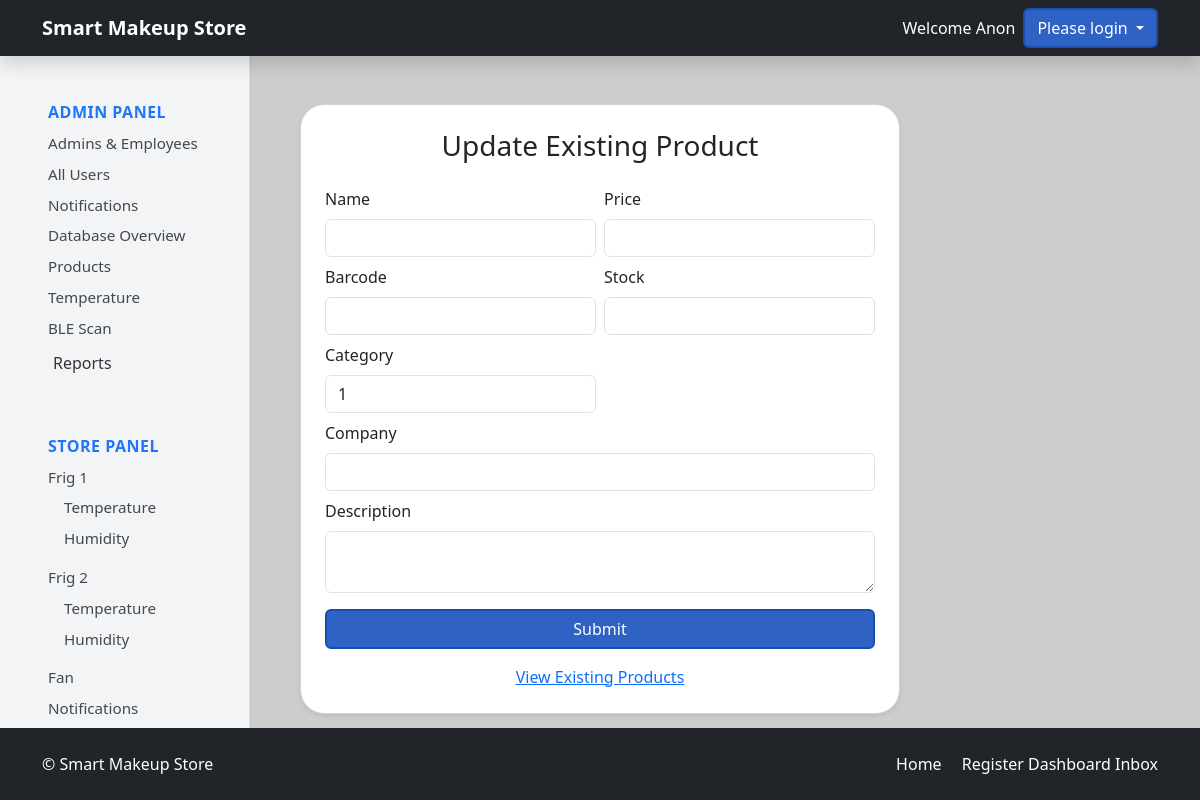
The app's page /admin-dashboard/products/15/update, older data.
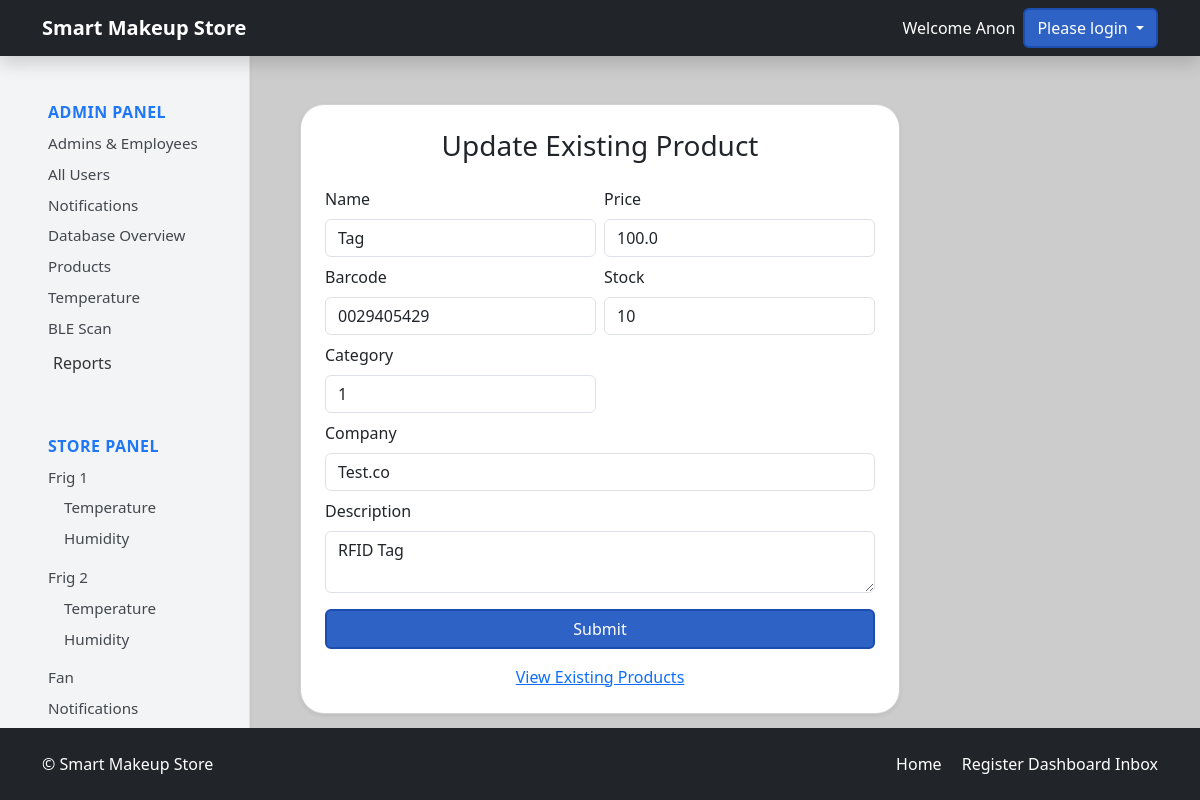
The same page, newer data.
### tables this page shows
CREATE TABLE products (
            product_id INTEGER PRIMARY KEY AUTOINCREMENT,
            category_id INTEGER DEFAULT NULL,
            product_name TEXT NOT NULL,
            product_description TEXT DEFAULT NULL,
            product_price REAL NOT NULL,
            product_company TEXT,
            product_stock_quantity INTEGER DEFAULT 0,
            product_created_at DATETIME DEFAULT CURRENT_TIMESTAMP,
            product_updated_at DATETIME,
            FOREIGN KEY(category_id) REFERENCES categories(category_id)
        );

CREATE TABLE "product_barcode" (
	"barcode_id"	INTEGER,
	"product_id"	INTEGER NOT NULL,
	"barcode_num"	TEXT NOT NULL,
	PRIMARY KEY("barcode_id" AUTOINCREMENT),
	FOREIGN KEY("product_id") REFERENCES "products"("product_id")
);

### routes/store.py (the view, shortened to what this page needs)
@app.route('/admin-dashboard/products/<int:product_id>/update',methods = ['GET','POST'])
def productUpdate(product_id):
    storeDb = db.getDB()
    product = storeDb.execute(
        '''SELECT p.*,pb.*,STRING_AGG(pr.rfid_tag,' / ') as rfid_tag FROM products p
            LEFT JOIN product_rfid pr on pr.product_id = p.product_id
            LEFT JOIN product_barcode pb on   pb.product_id= p.product_id
            WHERE p.product_id = ? GROUP BY p.product_id''',
    (product_id,)).fetchone()
    return render_template('productUpdate.html', product=product)

### models/database.py (called while the page is built)
def getDB():
    conn = sqlite3.connect('store.db', check_same_thread=False)
    conn.row_factory = sqlite3.Row
    return conn

### templates/productUpdate.html (shortened to what this page needs)
{% extends "base.html" %} {% block content %}
{% include "adminSidebar.html" with context %}
<div class="container d-flex flex-column align-items-center p-4">
  <div
    class="card shadow-sm mb-4 rounded"
    style="min-width: 450px; max-width: 600px; width: 100%"
  >
    <div class="card-body p-4">
      <h3 class="card-title text-center mb-4">Update Existing Product</h3>
      <form method="POST" class="mb-3">
        <div class="row g-2">
          <div class="col-md-6">
            <label class="form-label">Name</label>
            <input
              type="text"
              class="form-control rounded"
              name="product_name"
              value="{{ product.product_name }}"
              required
            />
          </div>
          <div class="col-md-6">
            <label class="form-label">Price</label>
            <input
              type="number"
              pattern="^\d*(\.\d{0,2})?$"
              class="form-control rounded"
              value="{{ product.product_price }}"
              name="product_price"
              required
            />
          </div>
          <div class="col-md-6">
            <label class="form-label">Barcode</label>
            <input
              type="text"
              class="form-control rounded"
              value="{{ product.barcode_num }}"
              name="product_barcode"
              required
            />
          </div>
          <div class="col-md-6">
            <label class="form-label">Stock</label>
            <input
              type="number"
              pattern="^\d*(\.\d{0,2})?$"
              class="form-control rounded"
              value="{{ product.product_stock_quantity }}"
              name="product_stock"
              required
            />
          </div>
          <div class="col-md-6">
            <label class="form-label">Category</label>
            <select
              type="text"
              class="form-control rounded"
              name="product_category"
              required
            >
              <option value="1">1</option>
            </select>
          </div>
          <div class="col-12">
            <label class="form-label">Company</label>
            <input
              type="text"
              class="form-control rounded"
              value="{{ product.product_company }}"
              name="product_company"
              required
            />
          </div>
          <div class="col-12">
            <label class="form-label">Description</label>
            <textarea
              class="form-control rounded"
              name="product_description"
              required
            >
{{ product.product_description }}</textarea
            >
          </div>
          <div class="col-12 mt-3">
            <button type="submit" class="btn btn-primary w-100 rounded">
              Submit
            </button>
          </div>
        </div>
      </form>
      <div class="text-center mt-2">
        <a href="{{ url_for('store.productsList') }}">View Existing Products</a>
      </div>
    </div>
  </div>
</div>
{% endblock %}

Row changes from the older to the newer data that the page shows:
added products: product_name "Tag", product_price "100.0", product_stock "10", product_company "Test.co", product_description "RFID Tag"
added product_barcode: product_barcode "0029405429"
